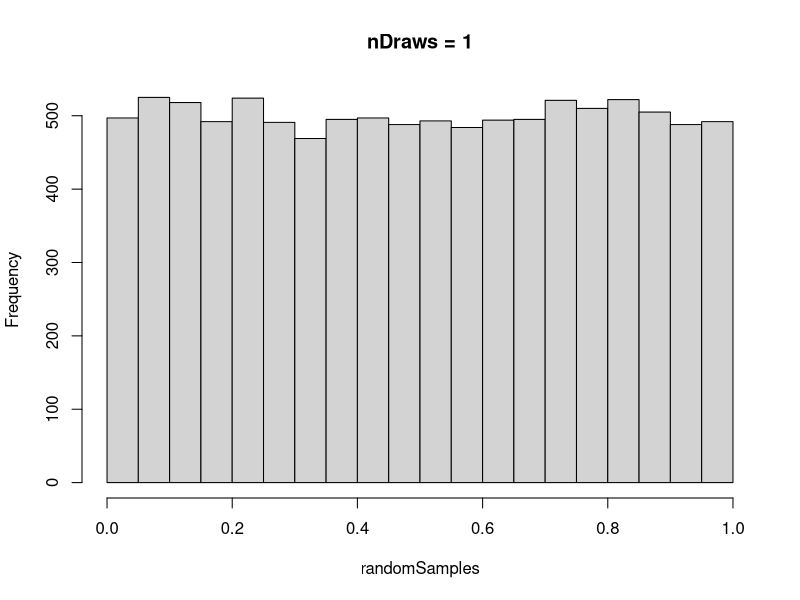
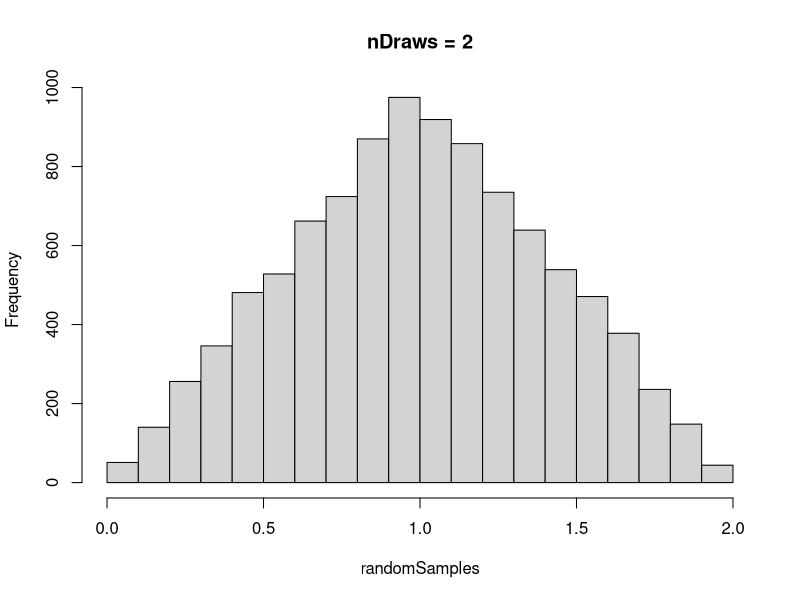
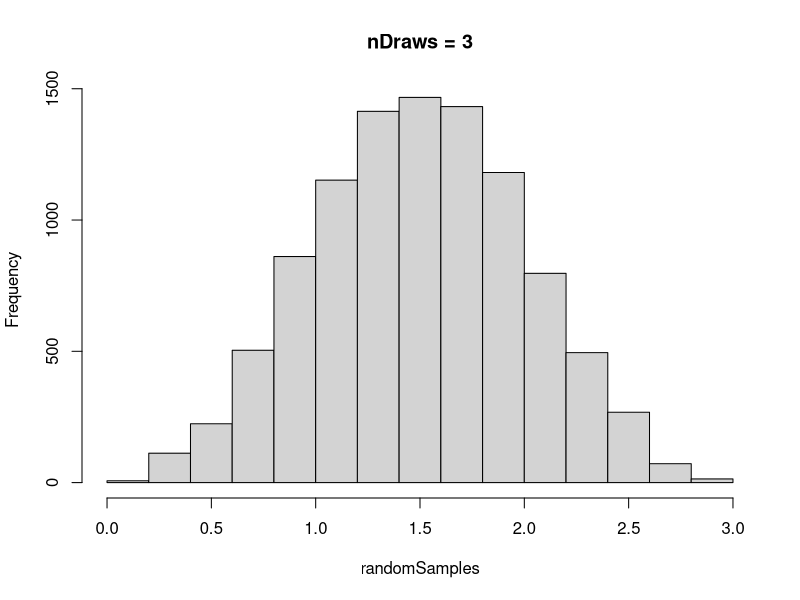
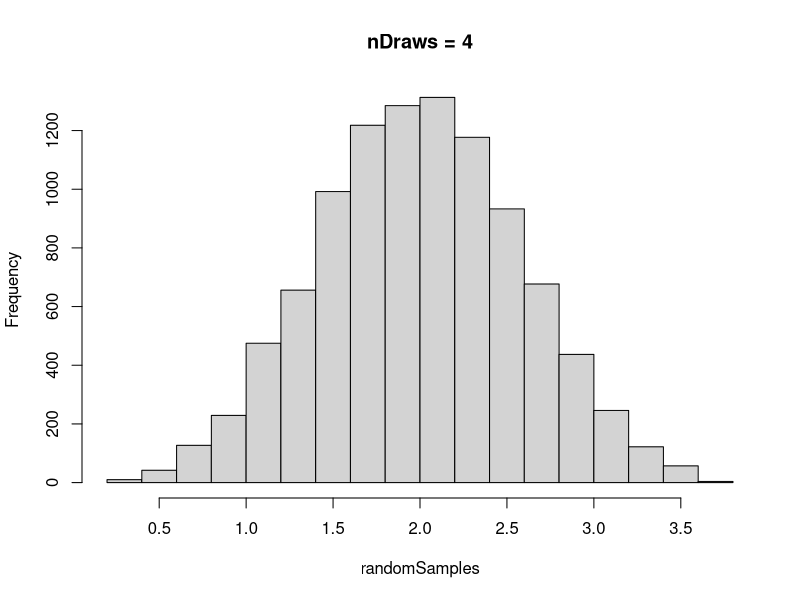
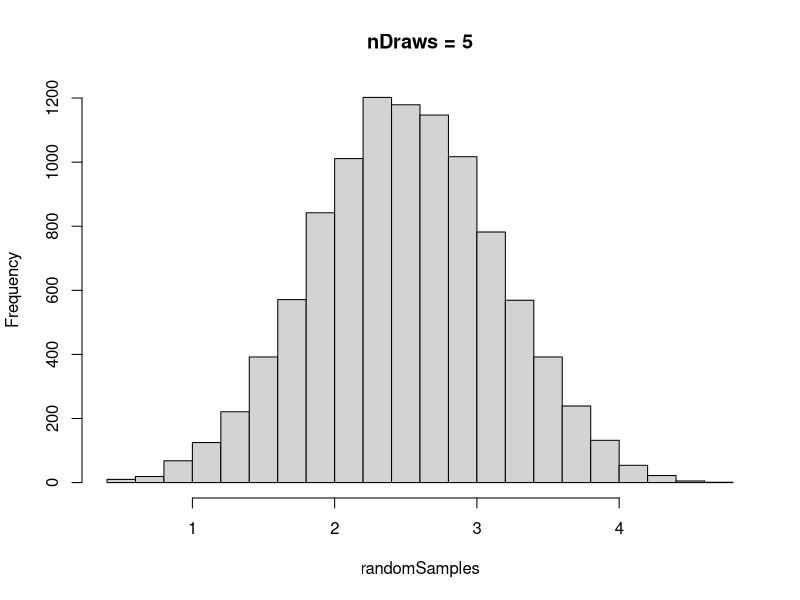
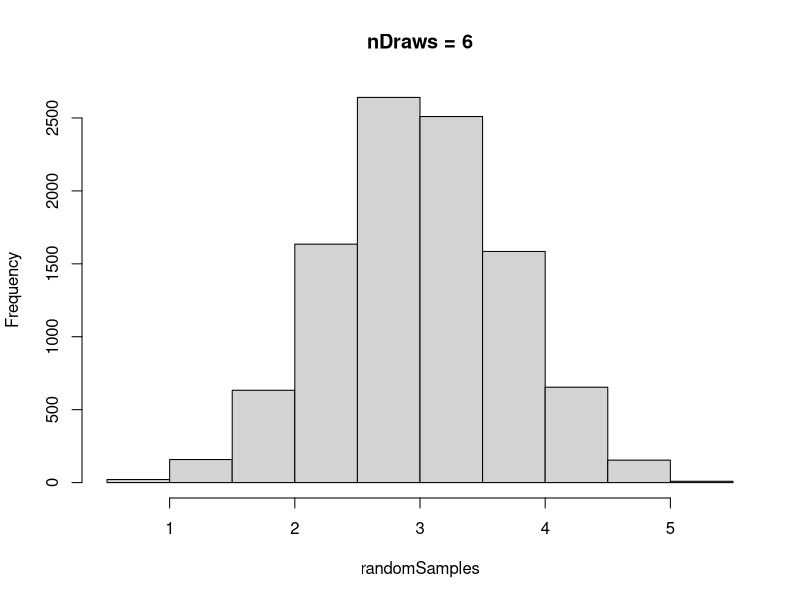
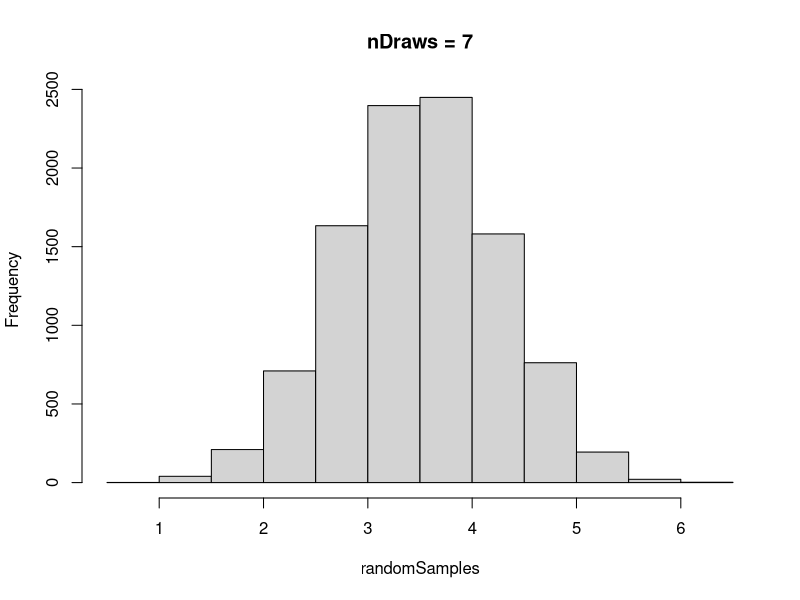
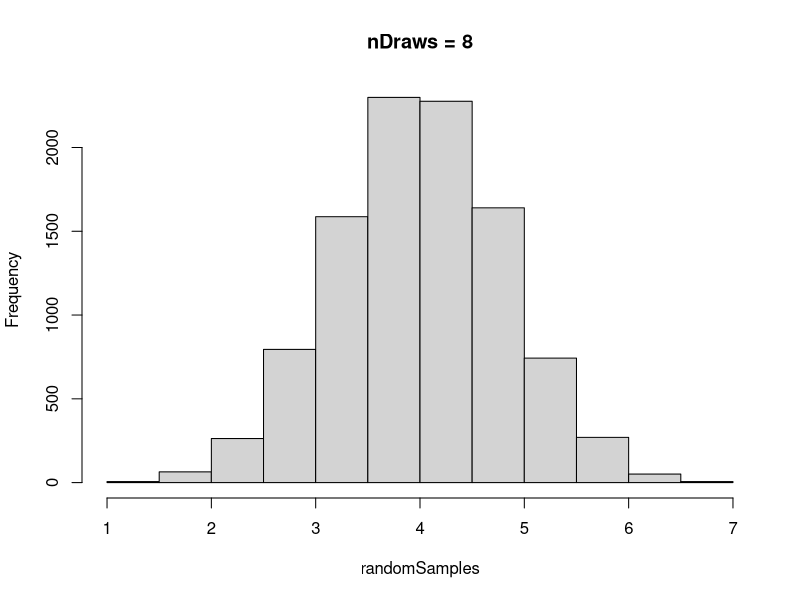

Source code (R) for these figures, in order:
#### PROBLEM STATEMENT ####
### 1958 Putnam Exam Problem 3A ###
## Real numbers are chosen at random from the interval [0,1]. 
### Continue choosing real numbers until the sum of the chosen numbers exceeds 1. 
### What is the expected value for the number of real numbers chosen?

#### Preliminaries ####
## magrittr has the pipes '%>%' 
### i.e. f(x, y) <=> x %>% f(y) or x %>% f(y) %>% g(z) <=> g(f(x,y),z) 
### shortcut cmmd + shift + M
library(magrittr)

#### pretty pics ####
## plots of $X_n = \sum_{i=1}^n U_i$ for i = 1:10
nDraws <- 10
nSims <- 10^4
randomSamples = numeric(nSims)
for(iDraws in 1:nDraws){
  randomSamples = randomSamples + runif(nSims)
  hist(randomSamples, main = paste0("nDraws = ", iDraws))
}

### better plots??
# iDraws = 3
randomSamples = numeric(nSims)
for(iDraws in 1:nDraws){
  randomSamples = randomSamples + runif(nSims)
  nLessThanOne = sum(randomSamples<1)
  propLessThanOne = nLessThanOne/nSims
  hist(randomSamples, freq = FALSE, 
       main = paste0("nDraws = ", iDraws, ": P(X_n < 1) ~ ", round(propLessThanOne,2)),
       xlab = "X_n", ylab = "P(X_n = x)")
}


#### more sims/more numbers ####
nDraws = 10
randomDraw = runif(nDraws)
randomDraw
# sum(randomDraw)
cumsum(randomDraw)
cumsum(randomDraw) < 1
which(cumsum(randomDraw) < 1)
# min(which(cumsum(randomDraw) < 1)
max(which(cumsum(randomDraw) < 1))

## function that takes in numeric vector and returns piecewise evaluated logical vector of same size
geq.to.one <- function(x){x>=1}

## function that takes in a numeric vector (in our case uniform zero ones)
first.sum.geq.to.one <- function(x){
  x %>% cumsum() %>% geq.to.one() %>% which() %>% min()
}  
### CUMulative SUM cumsum returns a numeric vector c and returns %c_k = \sum_1^k u_i$,
### geq.to.one does its ^^^ thing, 
### which() takes in a logical and provides a numeric vector of indices,
### min takes in a (numeric) vector and provides the min (singleton numeric) value  


### let's go
nDraws <- 10
nSims <- 10^5
randomSampleMatrix <- matrix(runif(nSims*nDraws), ncol = nDraws)
summandsToExceedOne <- apply(randomSampleMatrix, 1, first.sum.geq.to.one)
hist(summandsToExceedOne) 
## for the life of me, i don't know why that histogram is squishing together the first two like that

#### a homemade histogram  of the pdf ####
heightsVec <- table(summandsToExceedOne)/nSims
nRects <- length(heightsVec)
class(heightsVec)
class(heightsVec[1])

plot(c(0, 0), pch = "", 
     xlim = c(1.5, nRects+ 1/2), ylim = c(0, max(heightsVec)),
     xlab = "P(X = x)", ylab = "x", main = "PDF of X")
rect(xleft = 2:nRects - 1/2, ybottom = 0, xright = 2:nRects + 1/2, ytop = heightsVec,
     col = "dodgerblue")

## i like mine better


### guesses at their expected value (*SHHHH*)
# mean(summandsToExceedOne)
# exp(1)

# investigating the proportions
table(summandsToExceedOne)/nSims

### *SSSHHHHH* ###
# 1/(factorial(0:7)*(2:9))


#### numerically checking the cdf ####
### what is the probability that n iid u(0,1) sum to less than 1
sums.geq.to.one <- function(x){
  x %>% cumsum() %>% geq.to.one()
}  
rowCumSummedRandSampMat <- apply(randomSampleMatrix, 1, cumsum) %>% t()
# dim(randomSampleMatrix)
# dim(rowCumSummedRandSampMat)
rowCumSummedRandSampMat[1,] 

probNSummandsGeqToOne <- rowCumSummedRandSampMat %>% geq.to.one() %>% colMeans()
probNSummandsLeqToOne <- 1 - probNSummandsGeqToOne
probNSummandsLeqToOne
1/factorial(1:9)

### Theorem: P(X_n) = 1/n! ####
## proof by induction depends on the following: for any a<1, p(X_n < a) = a^n/n!

## can we check this lemma?
### duhh. the probability that n iid u(0,1) sums to less than a <= 1 is a^n/n!
geq.to.a <- function(x, a){x>=a}
anA <- 1/4
probNSummandsGeqToA <- rowCumSummedRandSampMat %>% geq.to.a(a = anA) %>% colMeans()
probNSummandsLeqToA <- 1 - probNSummandsGeqToA
probNSummandsLeqToA
(1/factorial(1:9)) * anA^(1:9)


### does this show, that this only holds for a<1?


